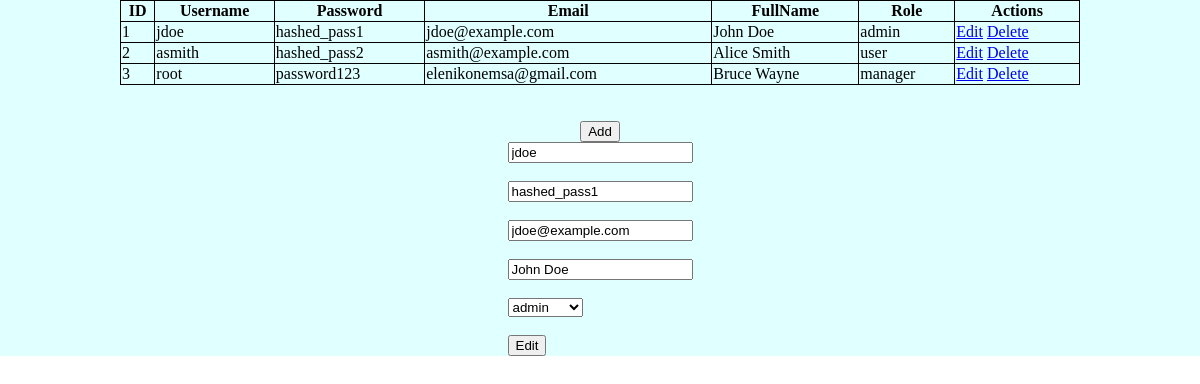
Page /usersTable/index.php?edit=1 on the committed database.
### tables this page shows
CREATE TABLE `users` (
  `UserID` int(10) NOT NULL,
  `Username` varchar(100) NOT NULL,
  `Password` varchar(100) NOT NULL,
  `Email` varchar(100) NOT NULL,
  `FullName` varchar(100) NOT NULL,
  `Role` varchar(100) NOT NULL
);

### usersTable/index.php (the view, shortened to what this page needs)
<?php
include "connect.php";
?>
<!DOCTYPE html>
<html lang="en">
<head>
</head>
<body>
    <main>
        <table>
            <tr>
                <th>ID</th>
                <th>Username</th>
                <th>Password</th>
                <th>Email</th>
                <th>FullName</th>
                <th>Role</th>
                <th>Actions</th>
            </tr>
            <?php
                $q_all = "select * from users";
                $result = mysqli_query($conn, $q_all);
                while ($row = mysqli_fetch_assoc($result)) {
            ?>
            <tr>
                <td><?=$row['UserID']?></td>
                <td><?=$row['Username']?></td>
                <td><?=$row['Password']?></td>
                <td><?=$row['Email']?></td>
                <td><?=$row['FullName']?></td>
                <td><?=$row['Role']?></td>
                <td>
                    <a href="?edit=<?=$row['UserID']?>">Edit</a>
                    <a href="?drop=<?=$row['UserID']?>">Delete</a>
                </td>
            </tr>
            <?php
                }
            ?>
        </table>
        <br><br>
        <a href="?add"><button>Add</button></a>
        <?php
            if(isset($_GET['add'])){
                include "add.php";
            }
            else if(isset($_GET['drop'])){
                $id = $_GET['drop'];
                $delete_q = "delete from users where userid = '$id'";
                mysqli_query($conn, $delete_q);
                header("Location: http://localhost/PHPClass/Homework6/onlineLearningDB/usersTable/");
            }
            else if(isset($_GET['edit'])){
                include "edit.php";
            }
        ?>
    </main>
</body>
</html>

### usersTable/edit.php (shortened to what this page needs)
<?php
    $id = $_GET['edit'];
    $user_q = "select * from users where userid = '$id'";
    $result = mysqli_query($conn, $user_q);
    $row = mysqli_fetch_assoc($result);
?>
<form method="post">
    <input type="text" name="username" value="<?=$row['Username']?>">
    <br><br>
    <input type="text" name="password" value="<?=$row['Password']?>">
    <br><br>
    <input type="text" name="email" value="<?=$row['Email']?>">
    <br><br>
    <input type="text" name="fullname" value="<?=$row['FullName']?>">
    <br><br>
    <select name="role">
        <option value="admin">admin</option>
    </select>
    <br><br>
    <button name="edit">Edit</button>
</form>

### usersTable/index.php (style rules this page uses)
body { padding: 0; margin: 0; }
main { background-color: lightcyan; width: 100%; min-height: 200px; display: flex; flex-direction: column; justify-content: center; align-items: center; }
table { width: 80%; border-collapse: collapse; }
table tr td, tr th { border: solid 1px black; }

### rows in the picture
users: UserID "1", Username "jdoe", Password "hashed_pass1", Email "jdoe@example.com", FullName "John Doe", Role "admin", username "jdoe", password "hashed_pass1", email "jdoe@example.com", fullname "John Doe"
users: UserID "2", Username "asmith", Password "hashed_pass2", Email "asmith@example.com", FullName "Alice Smith", Role "user"
users: UserID "3", Username "root", Password "password123", Email "elenikonemsa@gmail.com", FullName "Bruce Wayne", Role "manager"
